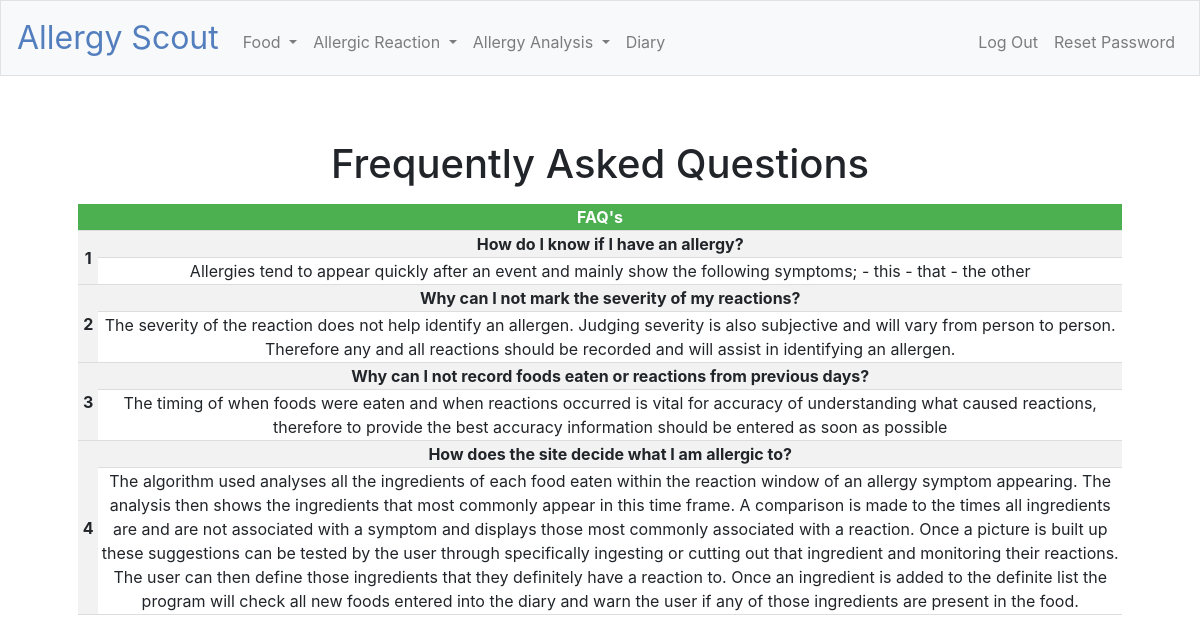
Screenshot of /faq (signed in) with the database file from the repository.
### tables this page shows
CREATE TABLE 'faq' ('faq_no' INTEGER PRIMARY KEY AUTOINCREMENT NOT NULL, 'question' TEXT NOT NULL, 'answer' TEXT NOT NULL);

### application.py (the view)
@app.route("/faq", methods=["GET"])
@login_required
def faq():
    rows = db.execute("SELECT * FROM faq ORDER BY faq_no")
    return render_template("faq.html", questions=rows)

### application.py (called while the page is built)
@app.after_request
def after_request(response):
    response.headers["Cache-Control"] = "no-cache, no-store, must-revalidate"
    response.headers["Expires"] = 0
    response.headers["Pragma"] = "no-cache"
    return response

### helpers.py (called while the page is built)
def login_required(f):
    @wraps(f)
    def decorated_function(*args, **kwargs):
        if session.get("user_id") is None:
            return redirect("/login")
        return f(*args, **kwargs)
    return decorated_function

### templates/faq.html (shortened to what this page needs)
{% extends "layout.html" %}
{% block main %}
    <p>
        <h1>
            Frequently Asked Questions
        </h1>
    </p>
    <div>
        <table>
            <tr>
                <th colspan="2">
                    FAQ's
                </th>
            </tr>
            {% for quest in questions %}
                <tr>
                    <td rowspan="2">
                        <b>&nbsp;{{ quest["faq_no"] }}&nbsp;</b>
                    </td>
                    <td>
                        <b>{{ quest["question"] }}</b>
                    </td>
                </tr>
                <tr>
                    <td>
                        {{ quest["answer"] }}
                    </td>
                </tr>
            {% endfor %}
        </table>
    </div>
{% endblock %}

### templates/layout.html (shortened to what this page needs)
<!DOCTYPE html>
<html lang="en">
    <head>
        <link href="https://maxcdn.bootstrapcdn.com/bootstrap/4.0.0-beta.2/css/bootstrap.min.css" rel="stylesheet"/>
        <link href="/static/styles.css" rel="stylesheet"/>
        <link rel="stylesheet" type="text/css" href="/static/zabuto_calendar.css">
    </head>
    <body>
        <nav class="navbar navbar-expand-md navbar-light bg-light border">
            <a class="navbar-brand" href="/"><span class="blue">Allergy Scout</span></a>
            <div class="collapse navbar-collapse" id="navbar">
                {% if session.user_id %}
                    <ul class="navbar-nav mr-auto mt-2">
                        <li class="nav-item dropdown">
                            <a class="nav-link dropdown-toggle" href="#" id="navbarDropdown" role="button" data-toggle="dropdown" aria-haspopup="true" aria-expanded="false">
                                Food
                            </a>
                        </li>
                        <li class="nav-item dropdown">
                            <a class="nav-link dropdown-toggle" href="#" id="navbarDropdown" role="button" data-toggle="dropdown" aria-haspopup="true" aria-expanded="false">
                                Allergic Reaction
                            </a>
                        </li>
                        <li class="nav-item dropdown">
                            <a class="nav-link dropdown-toggle" href="#" id="navbarDropdown" role="button" data-toggle="dropdown" aria-haspopup="true" aria-expanded="false">
                                Allergy Analysis
                            </a>
                          </li>
                        <li class="nav-item"><a class="nav-link" href="/diary">Diary</a></li>
                    </ul>
                    <ul class="navbar-nav ml-auto mt-2">
                        <li class="nav-item"><a class="nav-link" href="/logout">Log Out</a></li>
                        <li class="nav-item"><a class="nav-link" href="/password">Reset Password</a></li>
                    </ul>
                {% else %}
                    <ul class="navbar-nav ml-auto mt-2">
                        <li class="nav-item"><a class="nav-link" href="/register">Register</a></li>
                        <li class="nav-item"><a class="nav-link" href="/login">Log In</a></li>
                    </ul>
                {% endif %}
            </div>
        </nav>
        <main class="container p-5">
            {% block main %}{% endblock %}
        </main>
    </body>
</html>

### static/styles.css (style rules this page uses)
nav .navbar-brand { font-size: xx-large; }
nav .navbar-brand .blue { color: #537fbe; }
main { overflow-x: auto; text-align: center; }
main table { border-collapse: collapse; width: 100%; }
main th, td { border-bottom: 1px solid #ddd; }
main tr:nth-child(even) { background-color: #f2f2f2; }
main th { background-color: #4CAF50; color: white; }

### rows the page displays
faq: faq_no "1", question "How do I know if I have an allergy?", answer "Allergies tend to appear quickly after an event and mainly show the following symptoms; - this - that - the other"
faq: faq_no "2", question "Why can I not mark the severity of my reactions?", answer "The severity of the reaction does not help identify an allergen. Judging severity is also subjective and will vary from person to person. Therefore any and all reactions should be recorded and will assist in identifying an allergen."
faq: faq_no "3", question "Why can I not record foods eaten or reactions from previous days?", answer "The timing of when foods were eaten and when reactions occurred is vital for accuracy of understanding what caused reactions, therefore to provide the best accuracy information should be entered as soon as possible"
faq: faq_no "4", question "How does the site decide what I am allergic to?", answer "The algorithm used analyses all the ingredients of each food eaten within the reaction window of an allergy symptom appearing. The analysis then shows the ingredients that most commonly appear in this time frame. A comparison is made to the times all ingredients are and are not associated with a symptom and displays those most commonly associated with a reaction. Once a picture is built up these suggestions can be tested by the user through specifically ingesting or cutting out that ingredient and monitoring their reactions. The user can then define those ingredients that they definitely have a reaction to. Once an ingredient is added to the definite list the program will check all new…"
